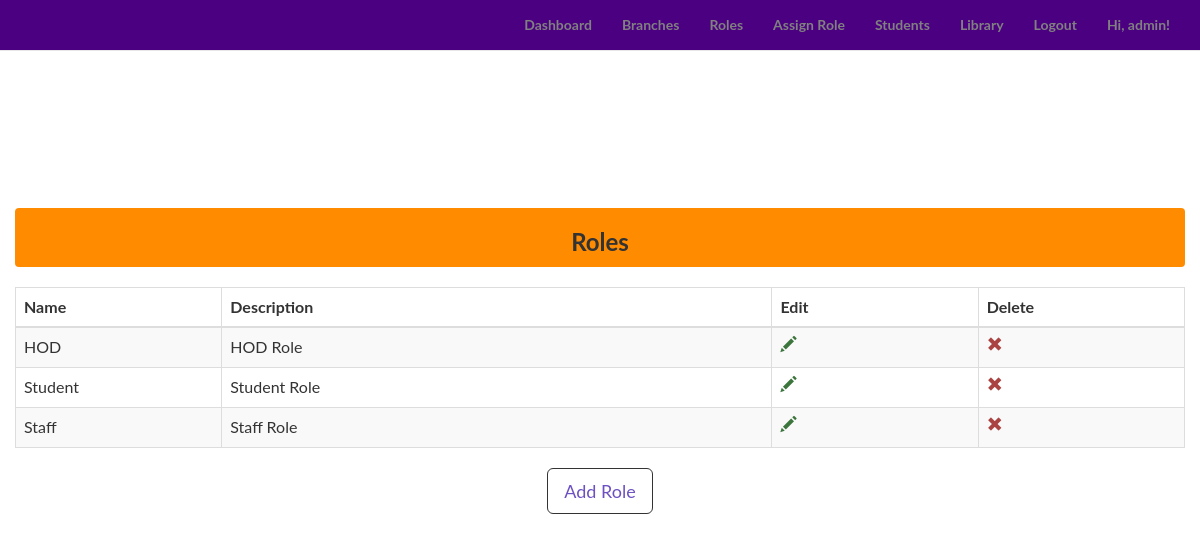
The app's page /admin/roles (signed in) with its own data.
### app/models.py (models this page shows, shortened)
class Student(UserMixin, db.Model):
	__tablename__ = 'students'
	id = db.Column(db.Integer, primary_key=True)
	email = db.Column(db.String(60), index=True, unique=True)
	username = db.Column(db.String(60), index=True, unique=True)
	first_name = db.Column(db.String(60), index=True)
	last_name = db.Column(db.String(60), index=True)
	password_hash = db.Column(db.String(128))
	branch_id = db.Column(db.Integer, db.ForeignKey('branches.id'))
	role_id = db.Column(db.Integer, db.ForeignKey('roles.id'))
	is_admin = db.Column(db.Boolean, default=False)
	@property
	def password(self):
		raise AttributeError('password is not a readable attribute.')

class Role(db.Model):
	__tablename__ = 'roles'
	id = db.Column(db.Integer, primary_key=True)
	name = db.Column(db.String(60), unique=True)
	description = db.Column(db.String(200))
	students = db.relationship('Student', backref='role', lazy='dynamic')

### app/admin/views.py (the view)
@admin.route('/roles')
@login_required
def list_roles():
	roles =Role.query.all()
	return render_template('admin/roles/roles.html', roles=roles, title = 'Roles')

### app/models.py (called while the page is built)
@login_manager.user_loader
def load_user(user_id):
	return Student.query.get(int(user_id))

### app/templates/admin/roles/roles.html (shortened to what this page needs)
{% import "bootstrap/utils.html" as utils %}
{% extends "base.html" %}
{% block body %}
<div class="content-section">
  <div class="outer">
    <div class="middle">
      <div class="inner">
        <div class="col-lg-12">
        <br/>
<div class="alert" style="background-color:#FF8C00"><h3 style="text-align
        <div class="alert alert-success" role="alert"><h3 style="text-align:center;">Roles</h3></div>
</div>
        {% if roles %}
          <div class="col-lg-12">
            <table class="table table-striped table-bordered">
              <thead>
                <tr>
                  <th width="15%"> Name </th>
                  <th width="40%"> Description </th>
                  <th width="15%"> Edit </th>
                  <th width="15%"> Delete </th>
                </tr>
              </thead>
              <tbody>
              {% for role in roles %}
                <tr>
                  <td> {{ role.name }} </td>
                  <td> {{ role.description }} </td>
                  <td>
                    <a href="{{ url_for('admin.edit_role', id=role.id) }}">
<i class="glyphicon glyphicon-pencil text-success" color="black"></i>
</a>
                  </td>
                  <td>
                    <a href="{{ url_for('admin.delete_role', id=role.id) }}">
<i class="glyphicon glyphicon-remove text-danger"></i>
</a>
                  </td>
                </tr>
              {% endfor %}
              </tbody>
            </table>
          </div>
          <div style="text-align: center">
        {% else %}
          <div style="text-align: center">
            <h3> No roles have been added. </h3>
            <hr class="intro-divider">
        {% endif %}
          <a href="{{ url_for('admin.add_role') }}" class="btn btn-default btn-lg">
            Add Role
          </a>
        </div>
      </div>
    </div>
  </div>
</div>
{% endblock %}

### app/templates/base.html (shortened to what this page needs)
<html lang="en">
<head>
    <link href="https://maxcdn.bootstrapcdn.com/bootstrap/3.3.7/css/bootstrap.min.css" rel="stylesheet">
    <link href="{{ url_for('static', filename='css/style.css') }}" rel="stylesheet">
</head>
<body class="bg-light">
    <nav class="navbar navbar-default navbar-fixed-top topnav" role="navigation" style="background-color:#4B0082;">
        <div class="container topnav">
              <ul class="nav navbar-nav navbar-right">
{% if current_user.is_authenticated %}
      {% if current_user.is_admin %}
        <li><a href="{{ url_for('home.admin_dashboard') }}"><font-color="#ffffff">Dashboard</font></a></li>
        <li><a href="{{ url_for('admin.list_branches') }}">Branches</a></li>
        <li><a href="{{ url_for('admin.list_roles') }}">Roles</a></li>
        <li><a href="{{ url_for('admin.list_students') }}">Assign Role</a></li>
        <li><a href="{{ url_for('admin.list_students2') }}">Students</a></li>
        <li><a href="{{ url_for('admin.list_libraries') }}">Library</a></li>
      {% else %}
        <li><a href="{{ url_for('admin.branch_stud') }}">Dashboard</a></li>
      {% endif %}
      <li><a href="{{ url_for('auth.logout') }}">Logout</a></li>
      <li><a>  Hi, {{ current_user.username }}!</a></li>
    {% else %}
      <li><a href="{{ url_for('home.homepage') }}">Home</a></li>
      <li><a href="{{ url_for('auth.register') }}">Register</a></li>
      <li><a href="{{ url_for('auth.login') }}">Login</a></li>
    {% endif %}
</ul>
          </div>
    </nav>
    {% block body %}{% endblock %}
      <div class="push"></div>
</body>
</html>

### app/static/css/style.css (style rules this page uses)
.alert { padding: 0px; margin-bottom: 20px; }
body, html { width: 100%; height: 100%; }
body, h1, h2, h3, h4 { font-family: "Lato", "Helvetica Neue", Helvetica, Arial, sans-serif; font-weight: 700; #background-color: #ffffff; #color: gray; }
a, .navbar-default .navbar-brand, .navbar-default .navbar-nav>li>a { color: gray; }
.btn-default { border-color: #333; color: #6d51c2; }
.content-section { padding: 50px 0; border-top: 1px solid #e7e7e7; }
.footer, .push { clear: both; height: 4em; }
.topnav { font-size: 14px; }
.outer { display: table; position: absolute; height: 70%; width: 100%; }
.middle { display: table-cell; vertical-align: middle; }
.inner { margin-left: auto; margin-right: auto; }

### records on screen
Student: username "admin"
Role: name "HOD", description "HOD Role"
Role: name "Student", description "Student Role"
Role: name "Staff", description "Staff Role"
